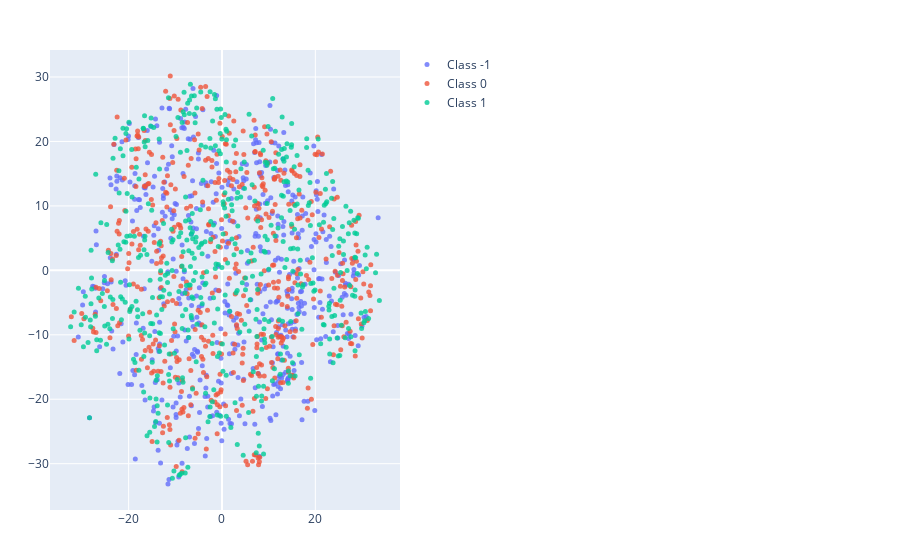

Notebook code cell kept with this figure:
### Code cell
plot_tSNE_3D(x_train_glove, y_train, n_iter=500)

### Figure 1 — Plotly figure (JSON) as saved in the notebook; plotly's stock layout.template omitted (floating-point values rounded to 4 significant figures; data arrays with more than 128 entries replaced by an {"elided": "..."} marker saying what was removed)
{"data": [{"marker": {"color": -1, "colorscale": [[0, "#440154"], [0.1111, "#482878"], [0.2222, "#3e4989"], [0.3333, "#31688e"], [0.4444, "#26828e"], [0.5556, "#1f9e89"], [0.6667, "#35b779"], [0.7778, "#6ece58"], [0.8889, "#b5de2b"], [1, "#fde725"]], "opacity": 0.8, "size": 5}, "mode": "markers", "name": "Class -1", "type": "scatter", "x": {"elided": "500 float values"}, "y": {"elided": "500 float values"}}, {"marker": {"color": 0, "colorscale": [[0, "#440154"], [0.1111, "#482878"], [0.2222, "#3e4989"], [0.3333, "#31688e"], [0.4444, "#26828e"], [0.5556, "#1f9e89"], [0.6667, "#35b779"], [0.7778, "#6ece58"], [0.8889, "#b5de2b"], [1, "#fde725"]], "opacity": 0.8, "size": 5}, "mode": "markers", "name": "Class 0", "type": "scatter", "x": {"elided": "500 float values"}, "y": {"elided": "500 float values"}}, {"marker": {"color": 1, "colorscale": [[0, "#440154"], [0.1111, "#482878"], [0.2222, "#3e4989"], [0.3333, "#31688e"], [0.4444, "#26828e"], [0.5556, "#1f9e89"], [0.6667, "#35b779"], [0.7778, "#6ece58"], [0.8889, "#b5de2b"], [1, "#fde725"]], "opacity": 0.8, "size": 5}, "mode": "markers", "name": "Class 1", "type": "scatter", "x": {"elided": "500 float values"}, "y": {"elided": "500 float values"}}], "layout": {"margin": {"b": 50, "l": 50, "r": 500, "t": 50}, "scene": {"xaxis": {"title": {"text": "PCA 1"}}, "yaxis": {"title": {"text": "PCA 2"}}}, "showlegend": true}}
